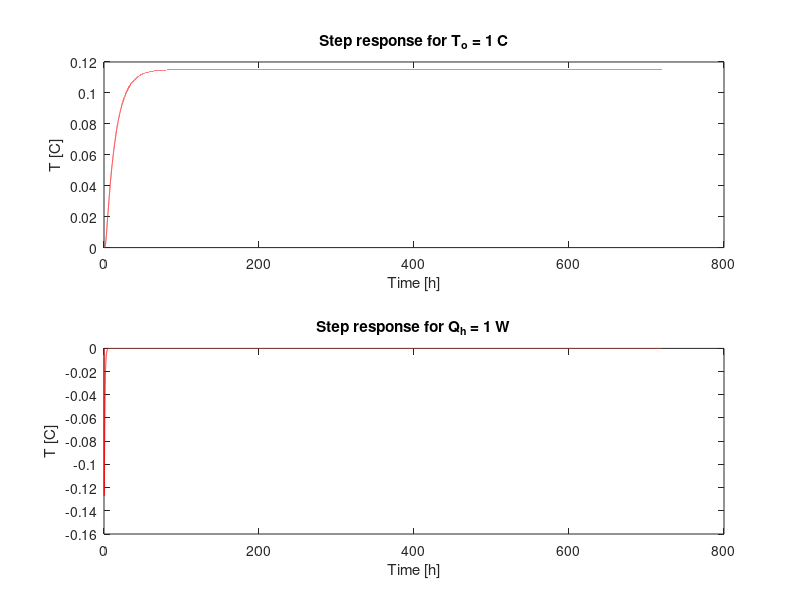

Source code (MATLAB): (Note: this script raises an error after producing the figure.)
close all;
clear all;
clc;

% Physical properties
% *******************

Sc1 = (3.6576+0.19+15.24)*3; Si1 = Sc1; Sg = 13.24*1; %surface [m2]: concrete, insulation, glass
Va = 15.24*3*(3.6576+0.19)/2; %air volume[m3]
wc=0.20;
wi=0.08;
wg=0.05;

Kp = 10000; %P-controller gain: large for precision

% concrete:c ; insulation:i; glass:g
lamc =2;   lami =0.039; lamg =0.96; %[W/m K] thermal conductivity
Rhoc= 2400; Rhoi= 19;    Rhog=2.6; %[kg/m3]
Cc=750; Ci=1700;    Cg=840; %[J/kg*K]

epswLW = 0.9;   %long wave wall emmisivity
epswSW = 0.8;   %short wave wall emmisivity

epsgLW = 0.9;   %long wave glass emmisivity
taugSW = 0.8;   %short wave glass transmittance
alphagSW = 0.2; %short wave glass absortivit

RhocCc = Rhoc*Cc; RhoiCi= Rhoi*Ci; RhogCg = Rhog*Cg;  %[J/K m3]
rho3c3 = 1.2e3; %rho air capacity air

% convection coefficents
hi = 4; ho = 10;  %[W/m2 K]
% Thermal resistances
% concrete
Rc = wc/(lamc*Sc1);   
Cc = Sc1*wc*RhocCc;
% insulation
Ri = wi/(lami*Si1);   
Ci = Si1*wi*RhoiCi;
%glass
Rg = wg/(lamg*Sg);
% convection
Rvi = 1/(hi*Si1); Rvo = 1/(ho*Sc1);

dt = 3600/15;
ntemp =11;
nq = 14;
%% Matrix A
    A1 = zeros(nq,ntemp);

    A1(1,1)= 1;

    A1 (2,1)= -1;
    A1 (2,2)= 1;

    A1 (3,2)= -1;
    A1 (3,3)= 1;

    A1 (4,3)= -1;
    A1 (4,4)= 1;

    A1 (5,4)= -1;
    A1 (5,5)= 1;

    A1 (6,5)= -1;
    A1 (6,6)= 1;

    A1 (7,6)= -1;
    A1 (7,7)= 1;

    A1 (8,7)= -1;
    A1 (8,8)= 1;

    A1 (9,8)= -1;
    A1 (9,9)= 1;

    A1 (10,9)= -1;
    A1 (10,10)= 1;

    A1 (11,10)= -1;

    A1 (12,8)= 1;

    A1 (13,8)= 1;
    A1 (13,11)= -1;

    A1 (14,11)= 1;

    %end of matrix A
%% R matrix
% Thermal circuit
%****************
nth = 11; nq = 14;  % # of temperature node, # of flow nodes
% resistances
R = zeros(nq,nq);
R(1,1) = Rvo;
R(2,2) = Rc/8; 
R(3,3) = Rc/4; R(4,4)=R(3,3); R(5,5)=R(3,3);
R(6,6) = Rc/8 + Ri/4; 
R(7,7) = Ri/2; 
R(8,8) = Ri/4 + Rvi;
R(9,9) = Rg/2;
R(10,10) = Rg/2+Rvi;
R(11,11) = Va*rho3c3;
R(12,12) = Va*rho3c3;
R(13,13) = Rg/2;
R(14,14) = Rg/2+Rvo;

G = inv(R);
%% Capacitance
% capacitances
C1 = zeros(nth,nth);
C1(2,2)=Cc/4; 
C1(3,3)=C1(2,2); 
C1(4,4)=C1(2,2);
C1(5,5) = C1(2,2);
C1(6,6)=Ci/2;
C1(7,7) = C1(6,6);
C1(8,8)= Va*rho3c3;
C1(9,9)= Ci;
C1(10,10)= Va*rho3c3;
C1(11,11) = Ci;
%% % State-space representation
nnodes = size(C1,1); %nÂ° total nodes
nC = rank(C1);       %nÂ° nodes with capacity
n0 = nnodes - nC;   %nÂ° of nodes with zero capacity

K = -A1'*G*A1;
K11 = K(1:n0,1:n0);
K12 = K(1:n0,n0+1:end);
K21 = K(n0+1:end,1:n0);
K22 = K(n0+1:end,n0+1:end);


Kb = A1'*G;
Kb1 = Kb(1:n0,:);
Kb2 = Kb(n0+1:end,:);

CC = C1(n0+1:end,n0+1:end);

As = inv(CC)*(-K21*inv(K11)*K12 + K22);
Bs = inv(CC)*[-K21*inv(K11)*Kb1+Kb2 -K21*inv(K11) eye(nnodes-n0,nnodes-n0)];

%Select relevant inputs and outputs
Bs = Bs(:,[[1 10 11] nq+[1 7 10 8]]); %inputs: [To To To Phiw Phii Phig Qh]
Cs = zeros(1,nC);Cs(nC)=1;  %output
Ds = 0;

% STEP RESPONSE
% *************

dh = 200;
dt = 3600/dh; % simulation step 1h/dt = 3600s / dt
n = dh*24*30; % n° of time samples for 30 days
n = floor(n);
Time1 = 0:dt:(n-1)*dt; % time
th = zeros(nth-n0,n);
B = Bs (:, [1 2]);
u1 = [ones(1,n); zeros(1,n)];
for k = 1:n-1
 th(:,k+1) = (eye(nth-n0) + dt*As)*th(:,k) + dt*B*u1(:,k);
end
subplot(2,1,1)
plot(Time1/3600,th(7,1:n),'r'), xlabel('Time [h]')
title('Step response for T_o = 1 C'), ylabel('T [C]')

u1 = [zeros(1,n); ones(1,n)];
for k = 1:n-1
 th(:,k+1) = (eye(nth-n0) + dt*As)*th(:,k) + dt*B*u1(:,k);
end
subplot(2,1,2)
plot(Time1/3600,th(7,1:n),'r'), xlabel('Time [h]')
title('Step response for Q_h = 1 W'), ylabel('T [C]')

clear dh dt n Time1 th B u1 

% SIMULATION
% **********

n00ReadWeatherFiles;  %read weather files

n = size(Time,1);
th = zeros(nth,n);
Qh = zeros(n,1);
TintSP = 20*ones(n,1);
% Inputs
u = [Temp Temp Temp ...
  epswSW*Sc1*PhiDiff taugSW*epswSW*Sg*PhiDiff alphagSW*Sg*PhiDiff ...
  Qh];

  % Integrate using lsim (linear systems)
x0 = zeros(nth,n);
sys = ss(As,Bs,Cs,Ds);
[y, t, x] = lsim(sys, u, Time);
figure (2)
subplot(2,1,1)
plot(Time/3600,y,'g', Time/3600, Temp,'b'), 
xlabel('Time [h]'), ylabel('T [C]')
Qh = Kp*(TintSP - y); Qh(1)=0; % thermal load
subplot(212), plot(Time/3600,Qh,'r')

% Integrate at each time step 0:dt:dt
% needs to iterate
dt = 3600/200; % simulation step 1h/dt = 3600s / dt
th = zeros(size(As,2),n);
for k = 1:n-1
 x0 = th(:,k);
 % x = lsode (@(x, t) ssm(x, t, As, Bs, u(k,:)'), x0, 0:dt:dt);
 [y, t, x] = lsim(sys, u(k:k+1,:), 0:dt:dt,x0);
 th(:,k+1) = x(2,:)';
 th(:,k+1) = min(TintSP(k+1),th(:,k+1)); % limit th_int to set point
 Qhvac(k+1) = Kp*(TintSP(k+1) - th(4,k+1));
 
%  th(:,k) = x(2,:)';
%  th(:,k) = min(TintSP(k),th(:,k)); % limit th_int to set point
%  Qhvac(k+1) = Kp*(TintSP(k) - th(4,k));
end
subplot(211), hold on, plot(Time/3600, th(4,:),'r'), hold off

subplot(212), hold on, plot(Time/3600,Qhvac), hold off
xlabel('Time [h]'), ylabel('Q_h_v_a_c [W]')
